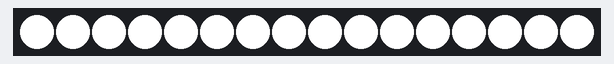
The sketch below on a simulated Arduino Uno, built with avr-gcc and run on an emulated ATmega328P. Shown: 16 RGB LEDs in strip order, left to right. Dim RGB values are drawn brighter than linear; random numbers use the default seed unless the sketch sets one.

Above: at 0.1 s.
At 10.16 s:
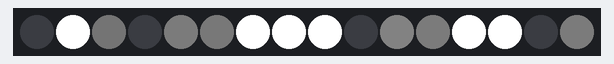
At 16.88 s:
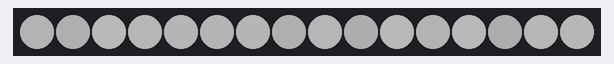
At 34.58 s:
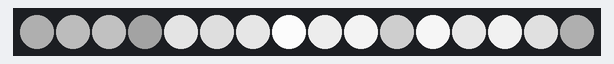

The sketch:

TLC5940_Twinkle.ino
```cpp
#include "SparkFun_Tlc5940.h"

//Globals

//Changing these could require major changes to code.
const int maxBrightness = 4095; //It's better to reduce brightness by lowering voltage, than to do it in code
const int NumLEDs = 16 * NUM_TLCS; //NUM_TLCS is defined in the tlc_config.h included in the appropriate TLC5940 library

//The led's have a subtle flicker. These values affect that
const int BlinkDeviation = 100; //Base Max PMW steps that we'll deviate from current brightness
const int BlinkDeviationEnhancer = 10; //This will be mathed with the current brightness to modify BlinkDeviation

//State Containers
unsigned long BlinkStartTime[NumLEDs];
unsigned long BlinkDuration[NumLEDs];
int BlinkStatus[NumLEDs];
int BlinkTarget[NumLEDs];

void setup() {
  randomSeed(analogRead(0));
  for ( int i=0; i < NumLEDs; i++) { //stuff the State Containers with starting values
    BlinkTarget[i] = random(0,maxBrightness);
    BlinkStartTime[i] = 0;
    BlinkDuration[i] = 0;
    BlinkStatus[i] = 0;
  }

  // Because the Duration = 0; as soon as it is checked it will set a new target,Duration,etc. etc.

  Tlc.init(maxBrightness); // Set LED all the way up for testing
  while (millis() < 10000){ // Maintain test state
    Tlc.update();
  }
}

// Cycle through each LED
// Push updates
void loop() {
  for (int i=0; i < NumLEDs; i++) {
    Twinkle(i);
  }
  Tlc.update();
}

//An irregular pulse with a minor irregular strobe that creates a flicker affect
// 1) Set Random Brightness Target. BlinkTarget[LED]
// 2) Set Random time to reach that target. TempDuration
// 3) Figure number of ms between each 1 PWM increment. BlinkDuraction[LED]
// 4) Wait that number of ms, change current step by 1
// 5) offset PWM from current step by small random value
// 6) repeat until Brightness Target is reached
void Twinkle(int LED)
{
  if (millis() > (BlinkStartTime[LED] + BlinkDuration[LED])) { //Time to make a step?
    if (BlinkStatus[LED] > BlinkTarget[LED]) //Going Down?
    {
      BlinkStatus[LED] = BlinkStatus[LED] - 1;
    }

    else if (BlinkStatus[LED] < BlinkTarget[LED]) //Going Up?
    {
      BlinkStatus[LED] = BlinkStatus[LED] + 1;
    }

    else if (BlinkStatus[LED] == BlinkTarget[LED]) //Destination reached?
    {
      BlinkTarget[LED] = random((BlinkDeviation+1),maxBrightness-(BlinkDeviation+(maxBrightness/BlinkDeviationEnhancer))); //New Target.
      int TempDuration = random(500,3000); //New Time to get there
      int TempSteps = abs(BlinkTarget[LED] - BlinkStatus[LED]); // How many steps will it take?
      BlinkDuration[LED] = TempDuration/TempSteps; //How much time between each step?
    }

    //Add a minor random strobe to give it that twinkle
    if (random(2) == 0) //Heads we go up, tails we go down.
    {
      Tlc.set(LED, BlinkStatus[LED]-RandomDeviation(BlinkStatus[LED]));
    } else {
      Tlc.set(LED, BlinkStatus[LED]+RandomDeviation(BlinkStatus[LED]));
    }


    BlinkStartTime[LED] = millis();    //Reset the clock
  }
}

//To add a bit of sparkle, we wander around the actual status. This calculates that deviation
int RandomDeviation(int BaseBrightness) {
  return random(BlinkDeviation+(BaseBrightness/BlinkDeviationEnhancer));
}
```
